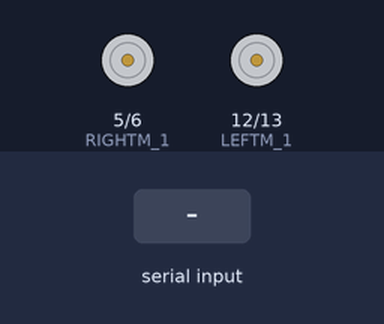
Simulated run of this sketch. Board: Arduino Uno, built with avr-gcc and run on an emulated ATmega328P. Parts: motor-driver pin pairs drawn as motors (green arrow = first pin HIGH = forward, orange = second pin HIGH = backward, longer = more drive). The inputs (shaded band) are chosen by the test bench. What the sketch prints to the serial monitor is not drawn.

Above: at 1.2 s.
1.3 s: "f" received over the second serial link
At 2.4 s:
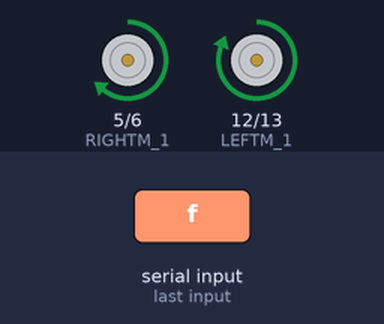
2.8 s: "b" received over the second serial link
At 3.6 s:
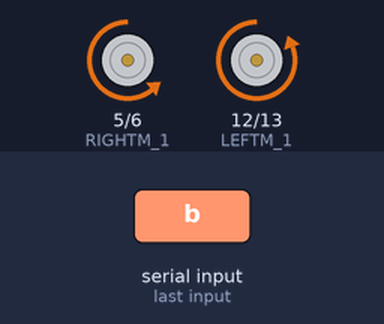
4.3 s: "r" received over the second serial link
At 4.7 s:
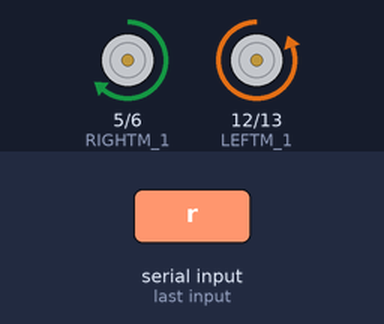
5.8 s: "l" received over the second serial link
At 7.0 s:
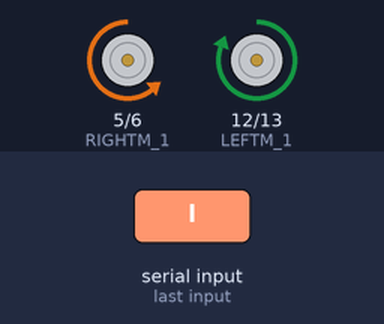
Timing chart, 0 to 8.3 s (numbered marks = the images above; inputs shaded):
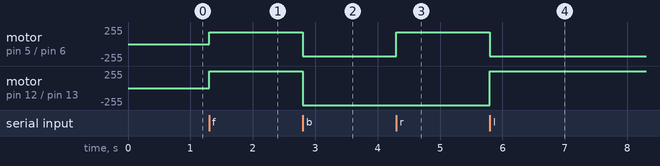

The sketch:

UntaBot.ino
```cpp
#include <AltSoftSerial.h>

//Left Motor
const int LEFTM_1 = 12;  // Pin 14 of L293
const int LEFTM_2 = 13;  // Pin 10 of L293
//Right Motor
const int RIGHTM_1 = 5;  // Pin  7 of L293
const int RIGHTM_2 = 6;  // Pin  2 of L293

const int BTTX = 9;
const int BTRX = 9;

AltSoftSerial BTSerial;

char cmd;
char c = ' ';
boolean NL = true;

void forward(int duration) {
  analogWrite(LEFTM_1, 180);
  analogWrite(LEFTM_2, 0);
  analogWrite(RIGHTM_1, 180);
  analogWrite(RIGHTM_2, 0);
  delay(duration);
}

void reverse(int duration) {
  analogWrite(LEFTM_1, 0);
  analogWrite(LEFTM_2, 180);
  analogWrite(RIGHTM_1, 0);
  analogWrite(RIGHTM_2, 180);
  delay(duration);
}

void pause() {
  analogWrite(LEFTM_1, 0);
  analogWrite(LEFTM_2, 0);
  analogWrite(RIGHTM_1, 0);
  analogWrite(RIGHTM_2, 0);
}

void right(int duration) {
  analogWrite(LEFTM_1, 0);
  analogWrite(LEFTM_2, 180);
  analogWrite(RIGHTM_1, 180);
  analogWrite(RIGHTM_2, 0);
  delay(duration);
}

void left(int duration) {
  analogWrite(LEFTM_1, 180);
  analogWrite(LEFTM_2, 0);
  analogWrite(RIGHTM_1, 0);
  analogWrite(RIGHTM_2, 180);
  delay(duration);
}

void setup() {

  // enable serial port
  Serial.begin(9600);
  BTSerial.begin(9600);

  //Set pins as outputs
  pinMode(LEFTM_1, OUTPUT);
  pinMode(LEFTM_2, OUTPUT);
  pinMode(RIGHTM_1, OUTPUT);
  pinMode(RIGHTM_2, OUTPUT);

  Serial.println("READY.");
}

void loop() {
  if (BTSerial.available()) {
    char cmd = BTSerial.read();
    switch (cmd) {
      case 'f':
      case 'F': forward(100); break;
      case 'b':
      case 'B': reverse(100); break;
      case 'r':
      case 'R': right(10); break;
      case 'l':
      case 'L': left(10); break;
      case 'p':
      case 'P': pause(); break;
    }
    Serial.write(cmd);
  }
}
```

Measured:
- after the input at 1.3 s, motor on pin 5 (RIGHTM_1) / pin 6 (RIGHTM_2): stopped → forward 180/255 at once; motor on pin 12 (LEFTM_1) / pin 13 (LEFTM_2): stopped → forward 255/255 at once
- after the input at 2.8 s, motor on pin 5 (RIGHTM_1) / pin 6 (RIGHTM_2): forward 180/255 → backward 180/255 at once; motor on pin 12 (LEFTM_1) / pin 13 (LEFTM_2): forward 255/255 → backward 255/255 at once
- after the input at 4.3 s, motor on pin 5 (RIGHTM_1) / pin 6 (RIGHTM_2): backward 180/255 → forward 180/255 at once
- after the input at 5.8 s, motor on pin 5 (RIGHTM_1) / pin 6 (RIGHTM_2): forward 180/255 → backward 180/255 at once; motor on pin 12 (LEFTM_1) / pin 13 (LEFTM_2): backward 255/255 → forward 255/255 at once
